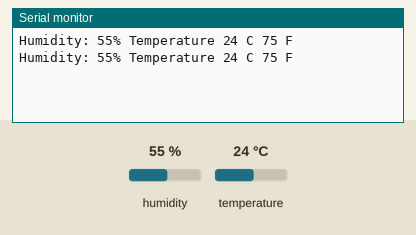
Recording of a sketch running on a simulated Arduino Uno, built with avr-gcc and run on an emulated ATmega328P. Parts: the last lines printed to the serial monitor. The test bench sets the inputs (shaded band); at power-on: humidity 55 %, temperature 24 °C.

Above: at 1.7 s.
1.8 s: humidity set to 22 %
At 4.3 s:
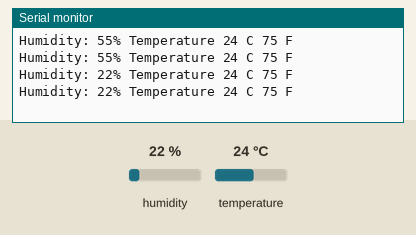
4.5 s: temperature set to 12 °C
At 5.0 s:
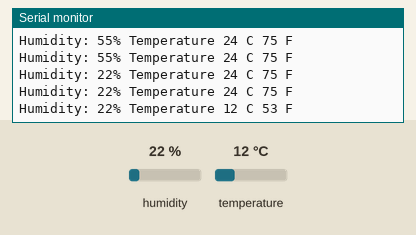
7.2 s: humidity set to 40 %
At 8.3 s:
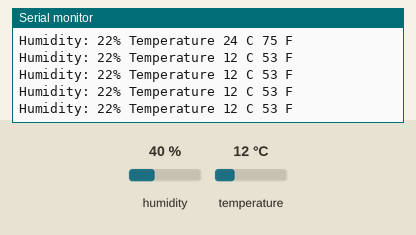
Timing chart, 0 to 10.2 s (numbered marks = the images above; inputs shaded):
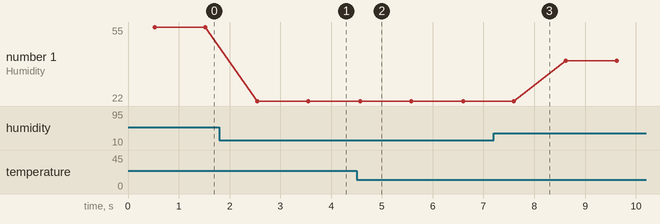

Measured:
- after the input at 1.8 s, the serial monitor: prints a new line after 0.75 s (image 1)
- after the input at 4.5 s, the serial monitor: prints a new line after 0.07 s (image 2)
- plotted number 1: 55 → 22 after the input at 1.8 s, 22 → 40 after the input at 7.2 s

The sketch:

temperature_measuring_2.ino
```cpp
#include "DHT.h"
#define Type DHT11
int sensePin=2;
DHT HT(sensePin,Type);
int humidity;
int tempC;
int tempF;
int setTime=500;
int dt=1000;


void setup() {

  Serial.begin(9600);
  HT.begin();
  delay(setTime);


}

void loop() {
  // put your main code here, to run repeatedly:
humidity=HT.readHumidity();
tempC=HT.readTemperature();
tempF=HT.readTemperature(true);

Serial.print("Humidity: ");
Serial.print(humidity);
Serial.print("% Temperature ");
Serial.print(tempC);
Serial.print(" C ");
Serial.print(tempF);
Serial.println(" F ");
delay(dt);


}
```
